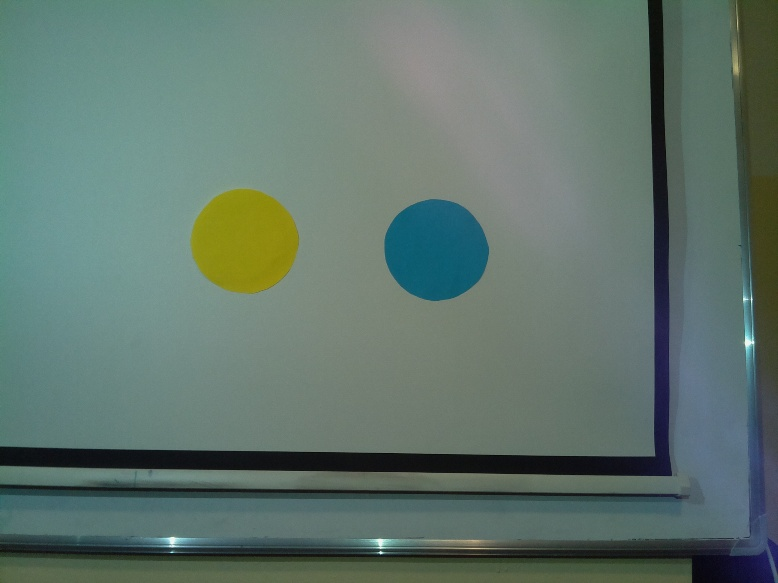
#> input picture code/new_test_img.jpg, 778 x 583 px
$ python -i findTarget.py   (imports and definitions only)
#> lines starting #> are read from the running program, lines starting #| are printed output that depends on the picture; after the words box and inside, x2 and y2 are one past the last pixel; in counts of white or black regions, pixels touching at a corner belong together
#> further down, picture is the input picture: shape (583, 778, 3); mean B, G, R 108.4, 116.9, 96.7
### code/filtering.py
""" this file includes filtering functions for images  """

import numpy as np
import cv2


""" all filtering of BGR captured image """
def filterBGR(img):
    img = cv2.bilateralFilter(img, 15, 75, 75)
    img = cv2.GaussianBlur(img,(11,11),0)
    pass


""" all filtering of HSV image(converted from BGR, so it runs after filter BGR(or it is plan anyway)) """
def filterHSV(img):

    pass

""" doubleThreshold :), or mayby later double adaptive threshhold)) """
def doubleThreshold(img, val1, val2, adaptive=False):

    if not adaptive:
        _, mask1 = cv2.threshold(img, val1, 255, cv2.THRESH_BINARY)
        if 0 <=val2 and val2 <255:
            _, mask2 = cv2.threshold(img, val2, 255, cv2.THRESH_BINARY_INV)
        else: return mask1
        return  cv2.bitwise_and(mask1, mask2)
    else:
        # ????
        mask1 = thresholdAdaptive(img, val1)
        return  mask1

# [5 lines left out: function thresholdAdaptive, not called in this run]


""" rans once per cycle, on binary images to eliminate samll gaps, or single points """
# [5 lines left out: function filterBinary, not called in this run]

### code/findTarget.py
"""
In HSV colorspace
    yeloww hue=50~70 saturation=210~250 // in cv2 hue is about = 25~33 and saturation= 200~250
    blue   hue=185~200 saturation=175~235  // in cv2 hue is about = 92~100 and saturation= 175~240
 """
"""
    note:
        cv2.COLOR_BGR2HSV does convertion wheere H- max value is 180.
 """
"""                  H    S    V """
YELOW_COLORS_DONW = [20, 150, 20]
YELOW_COLORS_UP   = [35, 255, 255]

BLUE_COLORS_DOWN = [90, 140, 20]
BLUE_COLORS_UP   = [110, 255, 255]

TOLERANCE_FOR_CIRCLE = 0.90
TOLERANCE_FOR_TRIANGLE = 0.90


""" on 2592x1944 picture, with scale=0.25

    1. distance=1m circleAreaBlue=[5565,5605,5600,5550] circleAreaYelow=[5933,5946] triangleArea=[3310,3226]

    2  distance=2m circleAreaBlue=[1498,1509,1515,1480,1514] , circleAreaYelow~= [1332(bad!),1394(bad!)], triangleArea=[814,811,823]
                                    should be around 1400,
 """

import numpy as np
import cv2
import math

import code.filtering as myFiltr

from matplotlib import pyplot as plt

def cleanImage(img):
    myFiltr.filterBGR(img)
    # cv2.imshow("BGRCleaned", img)

    hsv = cv2.cvtColor(img,cv2.COLOR_BGR2HSV)
#> hsv: shape (583, 778, 3); mean H, S, V 74.9, 57.6, 118.7
    myFiltr.filterHSV(hsv)
    hue1,sat1,v = cv2.split(hsv)
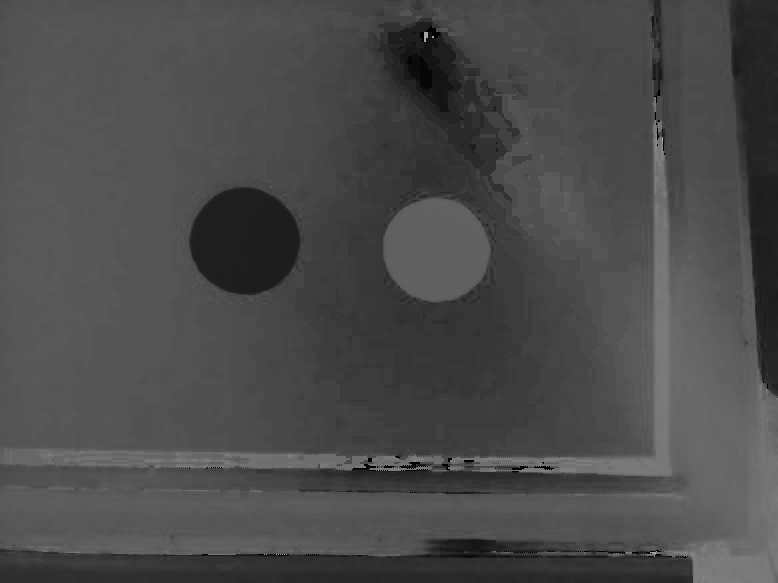
#> hue1: shape (583, 778); min 0, max 165, mean 74.9
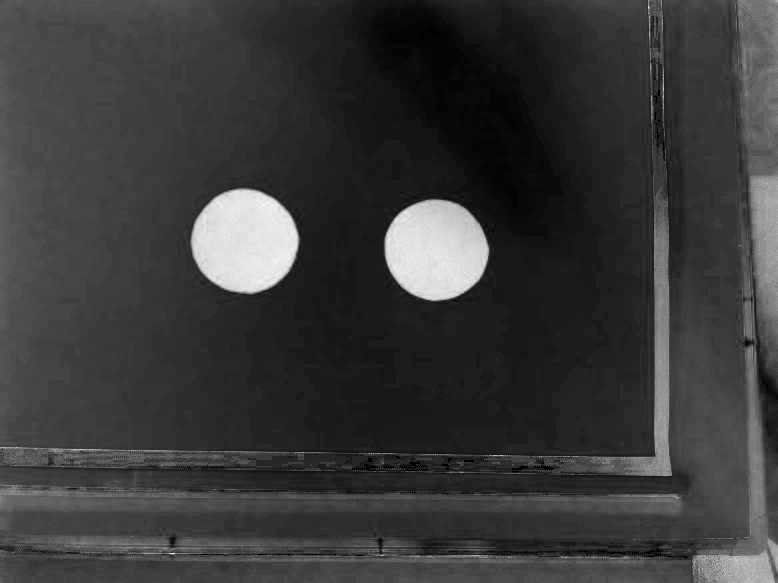
#> sat1: shape (583, 778); min 0, max 255, mean 57.6
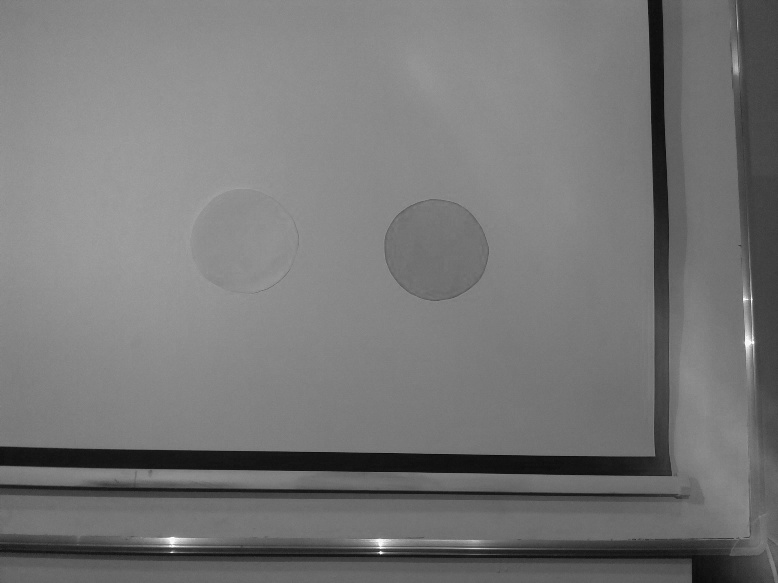
#> v: shape (583, 778); min 8, max 255, mean 118.7

    """ double threshholding for yelow color """
    """ double threshholding for yelow saturation"""
    """ double threshholding for blue color """
    """ double threshholding for blue saturation"""
    maskYelowHue = myFiltr.doubleThreshold(hue1, YELOW_COLORS_DONW[0] ,YELOW_COLORS_UP[0])
#> in doubleThreshold, `_, mask1 = cv2.threshold(img, val1, 255, cv2.THRESH_BINARY)`:
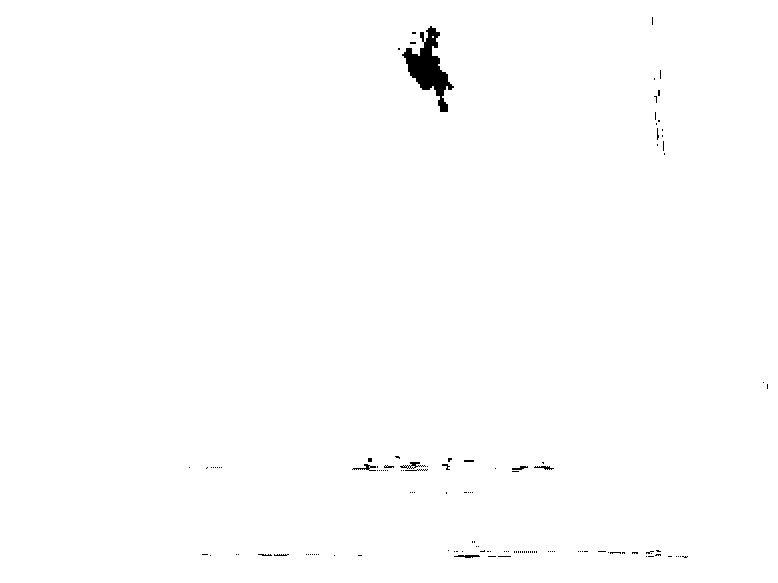
#> mask1: shape (583, 778); 99.5% white; 128 black regions (118 under 20 px), largest, box (x1, y1, x2, y2) and area: (402, 26, 454, 112) 1692, (400, 462, 426, 469) 66, (352, 464, 376, 471) 62
#> in doubleThreshold, `_, mask2 = cv2.threshold(img, val2, 255, cv2.THRESH_BINARY_INV)`: mask2: shape (583, 778); 4.6% white; 142 white regions (108 under 20 px), largest, box (x1, y1, x2, y2) and area: (191, 189, 299, 294) 8807, (748, 144, 778, 376) 4324, (388, 22, 462, 112) 3834
#> in doubleThreshold, `return  cv2.bitwise_and(mask1, mask2)`: returned value: shape (583, 778); 4.1% white; 135 white regions (112 under 20 px), largest, box (x1, y1, x2, y2) and area: (191, 189, 299, 294) 8807, (748, 144, 778, 376) 4324, (388, 22, 432, 86) 1087
    maskYelowSat = myFiltr.doubleThreshold(sat1, YELOW_COLORS_DONW[1] ,YELOW_COLORS_UP[1])
#> in doubleThreshold (call 2), `_, mask1 = cv2.threshold(img, val1, 255, cv2.THRESH_BINARY)`: mask1: shape (583, 778); 4.5% white; 141 white regions (131 under 20 px), largest, box (x1, y1, x2, y2) and area: (192, 189, 298, 293) 8551, (385, 200, 489, 301) 8057, (714, 551, 775, 583) 1431
    maskBlueHue =  myFiltr.doubleThreshold(hue1, BLUE_COLORS_DOWN[0] ,BLUE_COLORS_UP[0])
#> call 3 of doubleThreshold, with val1 = 90, val2 = 110, adaptive = False
#> in doubleThreshold (call 3), `_, mask1 = cv2.threshold(img, val1, 255, cv2.THRESH_BINARY)`: mask1: shape (583, 778); 14% white; 163 white regions (136 under 20 px), largest, box (x1, y1, x2, y2) and area: (450, 120, 778, 583) 38231, (384, 199, 490, 301) 8369, (0, 447, 368, 470) 5676
#> in doubleThreshold (call 3), `_, mask2 = cv2.threshold(img, val2, 255, cv2.THRESH_BINARY_INV)`:
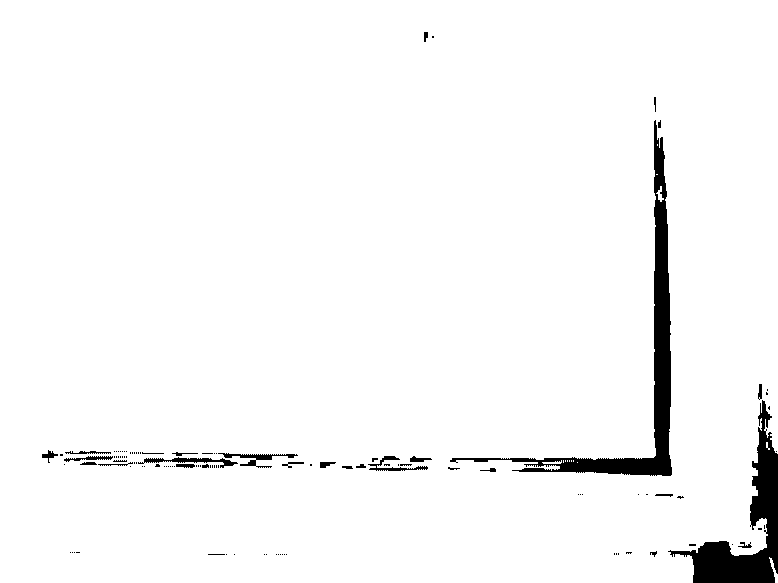
#> mask2: shape (583, 778); 96.8% white; 113 black regions (85 under 20 px), largest, box (x1, y1, x2, y2) and area: (450, 120, 672, 476) 6727, (668, 400, 778, 583) 5381, (138, 457, 238, 468) 358
#> in doubleThreshold (call 3), `return  cv2.bitwise_and(mask1, mask2)`:
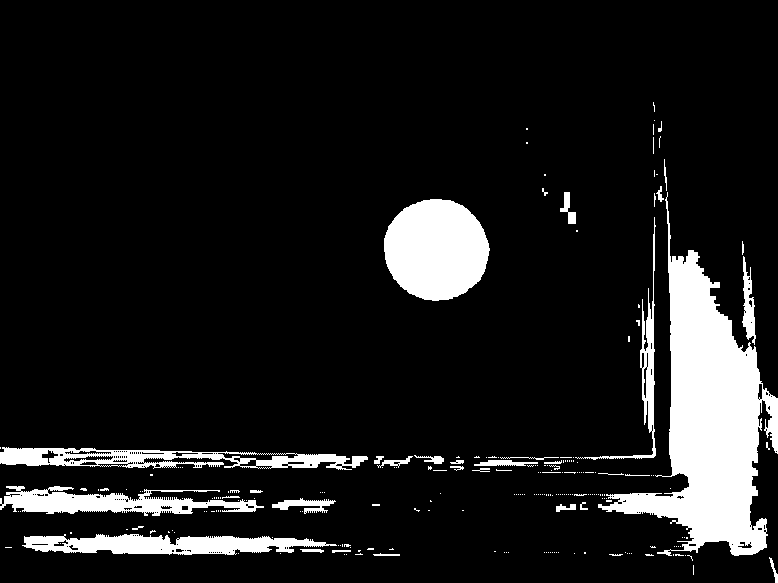
#> returned value: shape (583, 778); 10.8% white; 226 white regions (188 under 20 px), largest, box (x1, y1, x2, y2) and area: (598, 192, 778, 556) 23331, (384, 199, 490, 301) 8369, (22, 534, 337, 555) 4264
    # [6 lines of commented-out code are left out]

    final_yelow_mask_image = cv2.bitwise_and(maskYelowHue, maskYelowSat)
#> final_yelow_mask_image: shape (583, 778); 2.2% white; 28 white regions (26 under 20 px), largest, box (x1, y1, x2, y2) and area: (192, 189, 298, 293) 8551, (754, 178, 778, 268) 1386
    final_blue_mask_image  = cv2.bitwise_and(maskBlueHue, maskYelowSat)
#> final_blue_mask_image: shape (583, 778); 1.8% white; 30 white regions (29 under 20 px), largest, box (x1, y1, x2, y2) and area: (385, 200, 489, 301) 8056

    yelBlueMask = cv2.bitwise_or(final_blue_mask_image, final_yelow_mask_image)
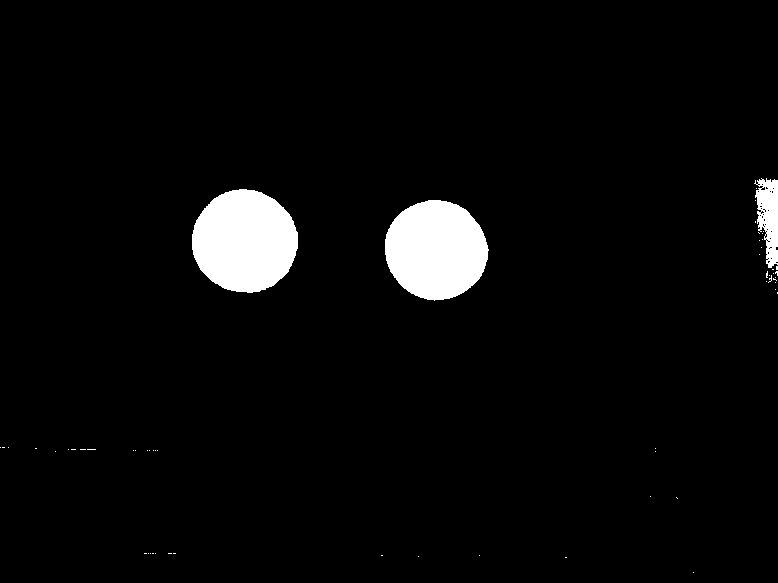
#> yelBlueMask: shape (583, 778); 4% white; 58 white regions (55 under 20 px), largest, box (x1, y1, x2, y2) and area: (192, 189, 298, 293) 8551, (385, 200, 489, 301) 8056, (754, 178, 778, 268) 1386
    return yelBlueMask
    return [final_yelow_mask_image, final_blue_mask_image]

# [55 lines left out: functions findTarget, testFoo, not called in this run]

>>> import cv2
>>> picture = cv2.imread('new_test_img.jpg')
>>> result = cleanImage(picture)
